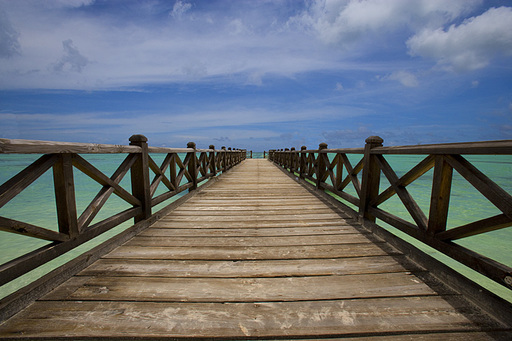
//> input picture Symmetry/img/a.jpg, 512 x 341 px; its folder holds only this picture in this run
$ ./Symmetry   (built with g++ and OpenCV 4)
//> lines starting //> are read from the running program, lines starting //| are printed output that depends on the picture; after the words box and inside, x2 and y2 are one past the last pixel; in counts of white or black regions, pixels touching at a corner belong together
#include <opencv2/opencv.hpp>
#include <filesystem>
#include <iostream>
#include <string>

int main(int argc, char** argv)
{
	for (const auto& entry : std::filesystem::directory_iterator("./img/")) {

		std::string strPath = entry.path().string();
		if (strPath.substr(strPath.size() - 3) == "jpg")
		{

			// Read the image file
			cv::Mat image = cv::imread(strPath);
//> image is the input picture: 341 rows x 512 cols, CV_8UC3; mean B, G, R 117.9, 111.1, 105.1

			if (image.empty()) // Check for failure
			{
				std::cout << "Could not open or find the image" << std::endl;
				system("pause"); //wait for any key press
				return -1;
			}
			cv::Mat fImage;
			cv::flip(image, fImage, 1);
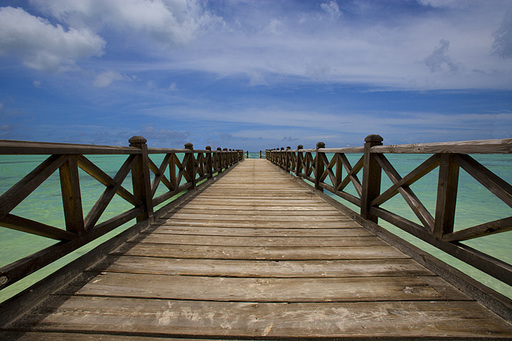
//> fImage: 341 rows x 512 cols, CV_8UC3; mean B, G, R 117.9, 111.1, 105.1
			cv::Mat descriptor, fDescriptor;
			std::vector<cv::KeyPoint> keypoints, fKeypoints;
			auto orb = cv::ORB::create(10000);
			auto bfm = cv::BFMatcher::create();

			orb->detect(image, keypoints);
//> keypoints = 2826 keypoints; strongest (x, y, size): (378, 206, 31), (132, 206, 31), (132, 218, 31), (130, 205, 37.2)
			orb->compute(image, keypoints, descriptor);

			orb->detect(fImage, fKeypoints);
//> fKeypoints = 2826 keypoints; strongest (x, y, size): (133, 206, 31), (379, 206, 31), (379, 218, 31), (382, 205, 37.2)
			orb->compute(fImage, fKeypoints, fDescriptor);


			std::vector<std::vector<cv::DMatch>> matches;
			bfm->knnMatch(descriptor, fDescriptor, matches, 2);
//> matches = 2826 matches
			std::vector<cv::Point2f>  fGoodPoints, barrycenters;
			for (auto elem : matches) {
				if (elem[0].distance < 0.78 * elem[1].distance) {
					cv::Point2f p = keypoints[elem[0].queryIdx].pt;
					cv::Point2f fp = fKeypoints[elem[0].trainIdx].pt;
					fp.x = image.cols - fp.x;
					fGoodPoints.push_back(fp);
					barrycenters.push_back(cv::Point((p.x - fp.x) / 2 + fp.x, (p.y - fp.y) / 2 + fp.y));
				}
			}
//> this loop made 2826 passes
//> p on passes 13, 69, 76, 81, 82, 99, 119, 148, 151, 190, 307, 317: Point(192, 142), Point(299, 149), Point(205, 150), Point(267, 150), Point(269, 150), Point(67, 152), Point(210, 153), Point(41, 155), Point(262, 155), Point(421, 160), Point(84, 174), Point(86, 175)
//> after the loop, fGoodPoints = 120 Points (x, y), first 12: [193, 142], [330.6, 146.9], [150.8, 145.2], [248, 150], [245.6, 148.8], [236, 164], [305, 153], [80, 154], [248, 155], [198, 171], [473, 163], [93, 164]; barrycenters = 120 Points (x, y), first 12: [192, 142], [314, 147], [177, 147], [257, 150], [257, 149], [151, 158], [257, 153], [60, 154], [255, 155], [309, 165], [278, 168], [89, 169]

			cv::Mat bari = cv::Mat::zeros(image.size(), CV_8UC1);
			for (auto p : barrycenters) {
				cv::circle(bari, p, 1, cv::Scalar(255, 255, 255));
			}
//> this loop made 120 passes
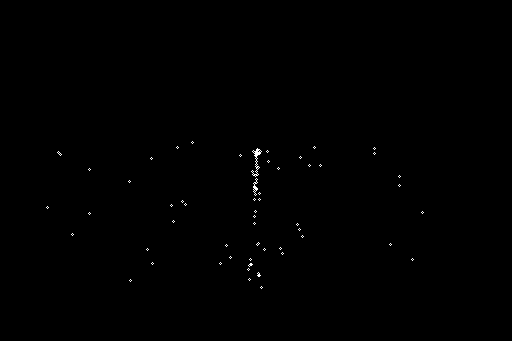
//> bari: 341 rows x 512 cols, CV_8UC1; 0.2% white in thin lines or dots, all inside (x1, y1, x2, y2) = (46, 141, 424, 289)


			std::vector<cv::Vec2f> lines;
			cv::HoughLines(bari, lines, 3, CV_PI / 180, barrycenters.size() / 3.5, 0, 0);
//> lines = 26 lines (rho, theta), first 12: [264, 0.05], [267, 0.07], [261, 0.03], [270, 0.09], [-252, 3.12], [258, 0.02], [255, 0], [-249, 3.11], [273, 0.1], [-246, 3.09], [276, 0.12], [-237, 3.04]
			if (!lines.empty()) {
				float rho = lines[0][0];
//> rho = 264
				float theta = lines[0][1];
//> theta = 0.0524
				cv::Point pt1, pt2;

				double a = cos(theta);
//> a = 0.999
				double b = sin(theta);
//> b = 0.0523
				double x0 = a * rho, y0 = b * rho;
//> x0 = 263.6; y0 = 13.82
				pt1.x = cvRound(x0 + 1000 * (-b));
//> pt1 = Point(211, 0)
				pt1.y = cvRound(y0 + 1000 * (a));
//> pt1 = Point(211, 1012)
				pt2.x = cvRound(x0 - 1000 * (-b));
//> pt2 = Point(316, 0)
				pt2.y = cvRound(y0 - 1000 * (a));
//> pt2 = Point(316, -985)
				cv::line(image, pt1, pt2, cv::Scalar(0, 0, 255), 3, cv::LINE_AA);
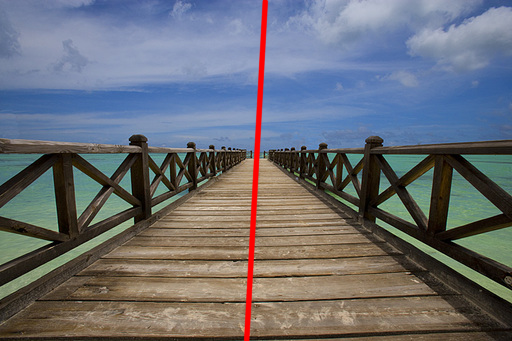
//> image: 341 rows x 512 cols, CV_8UC3; 1.37% of pixels changed, all inside (x1, y1, x2, y2) = (243, 0, 269, 341)
			}

			cv::imshow("barrycenter " + strPath, bari);
			cv::imshow(strPath, image);

			cv::waitKey(0); // Wait for any keystroke in the window

			cv::destroyWindow("barrycenter " + strPath);
			cv::destroyWindow(strPath);
		}
	}
	return 0;
}

$ run again, on Symmetry/img/g.jpg
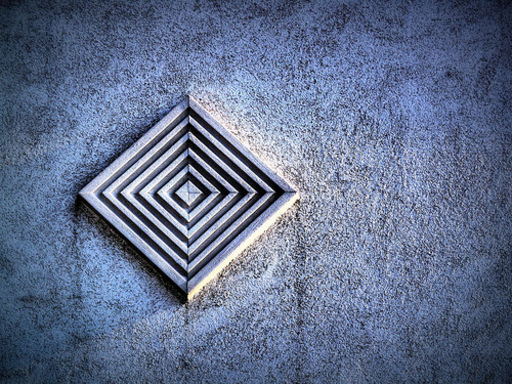
//> input picture Symmetry/img/g.jpg, 512 x 384 px
//> image is the input picture: 384 rows x 512 cols, CV_8UC3; mean B, G, R 141, 111.2, 97.6
//> keypoints = 7623 keypoints; strongest (x, y, size): (158, 192, 31), (219, 192, 31), (162, 192, 77.1), (177, 193, 31)
//> fKeypoints = 7623 keypoints; strongest (x, y, size): (353, 192, 31), (292, 192, 31), (348, 192, 77.1), (334, 193, 31)
//> matches = 7623 matches
//> the loop `for (auto elem : matches)` made 7623 passes
//> p on passes 16, 186, 213, 216, 260, 515, 540, 544: Point(294, 285), Point(248, 196), Point(273, 191), Point(373, 189), Point(190, 165), Point(333, 194), Point(275, 222), Point(215, 296)
//> after the loop `for (auto elem : matches)`: fGoodPoints = 88 Points (x, y), first 12: [308, 241.2], [185, 173], [274, 191], [189.5, 95.55], [238, 191], [381.2, 121.2], [307.5, 155.5], [218, 297.6], [284, 270], [299.6, 292.8], [416, 222], [275.8, 227.5]; barrycenters = 88 Points (x, y), first 12: [301, 263], [216, 184], [273, 191], [281, 142], [214, 178], [357, 157], [291, 188], [216, 296], [241, 288], [300, 318], [375, 195], [324, 173]
//> the loop `for (auto p : barrycenters)` made 88 passes
//> after the loop `for (auto p : barrycenters)`:
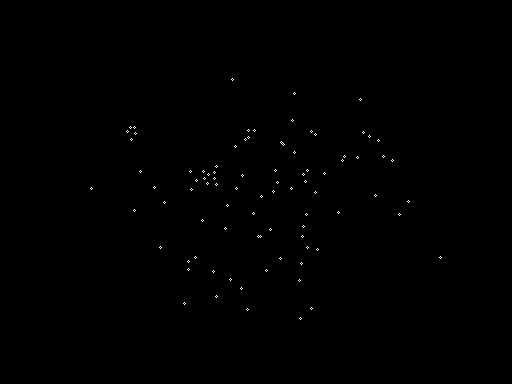
//> bari: 384 rows x 512 cols, CV_8UC1; 0.18% white in thin lines or dots, all inside (x1, y1, x2, y2) = (90, 78, 442, 320)
//> lines = 3 lines (rho, theta): [270, 0.8], [318, 0.07], [267, 0.84]
//> rho = 270
//> theta = 0.803
//> a = 0.695
//> b = 0.719
//> x0 = 187.6; y0 = 194.2
//> `pt1.x = cvRound(x0 + 1000 * (-b));`: pt1 = Point(-532, 0)
//> `pt1.y = cvRound(y0 + 1000 * (a));`: pt1 = Point(-532, 889)
//> `pt2.x = cvRound(x0 - 1000 * (-b));`: pt2 = Point(907, 0)
//> `pt2.y = cvRound(y0 - 1000 * (a));`: pt2 = Point(907, -500)
//> `cv::line(image, pt1, pt2, cv::Scalar(0, 0, 255), 3, cv::LINE_AA);`:
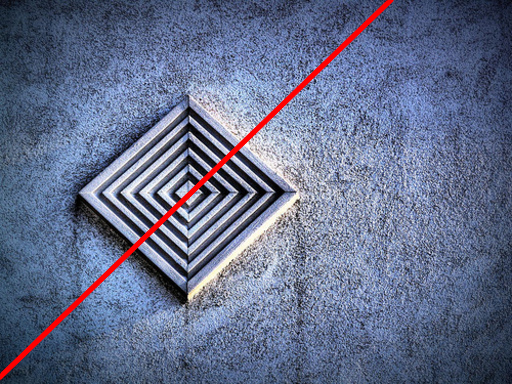
//> image: 384 rows x 512 cols, CV_8UC3; 1.7% of pixels changed, all inside (x1, y1, x2, y2) = (0, 0, 394, 381)

$ run again, on Symmetry/img/b.jpg
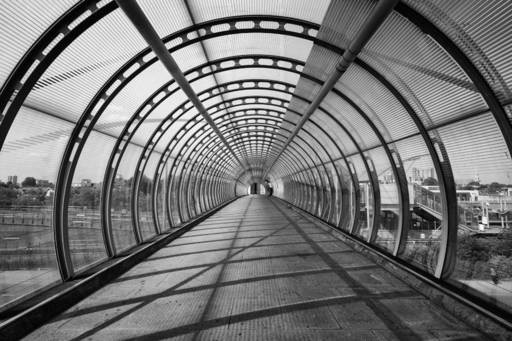
//> input picture Symmetry/img/b.jpg, 512 x 341 px
//> image is the input picture: 341 rows x 512 cols, CV_8UC3; min 0, max 255, mean 117.2
//> `cv::flip(image, fImage, 1);`:
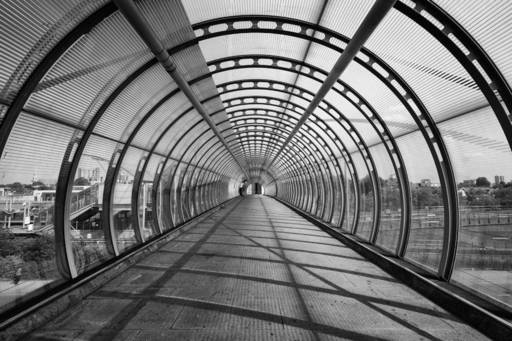
//> fImage: 341 rows x 512 cols, CV_8UC3; min 0, max 255, mean 117.2
//> keypoints = 6928 keypoints; strongest (x, y, size): (269, 99, 31), (182, 107, 31), (257, 82, 37.2), (184, 128, 31)
//> fKeypoints = 6928 keypoints; strongest (x, y, size): (242, 99, 31), (329, 107, 31), (254, 82, 37.2), (327, 128, 31)
//> matches = 6928 matches
//> the loop `for (auto elem : matches)` made 6928 passes
//> p on passes 52, 68, 83, 91, 110, 131, 137, 187: Point(35, 38), Point(459, 40), Point(461, 43), Point(146, 45), Point(168, 48), Point(469, 51), Point(440, 232), Point(159, 61)
//> after the loop `for (auto elem : matches)`: fGoodPoints = 155 Points (x, y), first 12: [34, 41], [470, 51], [467, 48], [161, 37], [240, 251], [460, 40], [81.73, 214.3], [172, 77], [124, 74], [123, 80], [468, 261], [127, 76]; barrycenters = 155 Points (x, y), first 12: [34, 39], [464, 45], [464, 45], [153, 41], [204, 149], [464, 45], [260, 223], [165, 69], [130, 68], [133, 71], [450, 245], [132, 71]
//> the loop `for (auto p : barrycenters)` made 155 passes
//> after the loop `for (auto p : barrycenters)`:
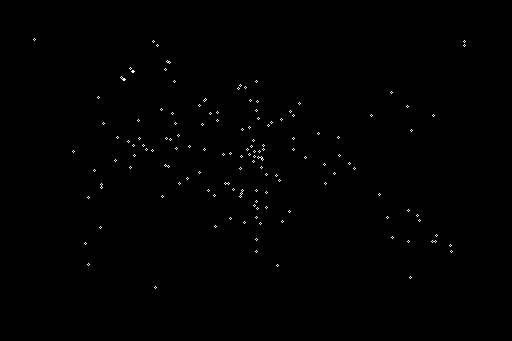
//> bari: 341 rows x 512 cols, CV_8UC1; 0.34% white in thin lines or dots, all inside (x1, y1, x2, y2) = (33, 38, 466, 289)
//> lines = empty
